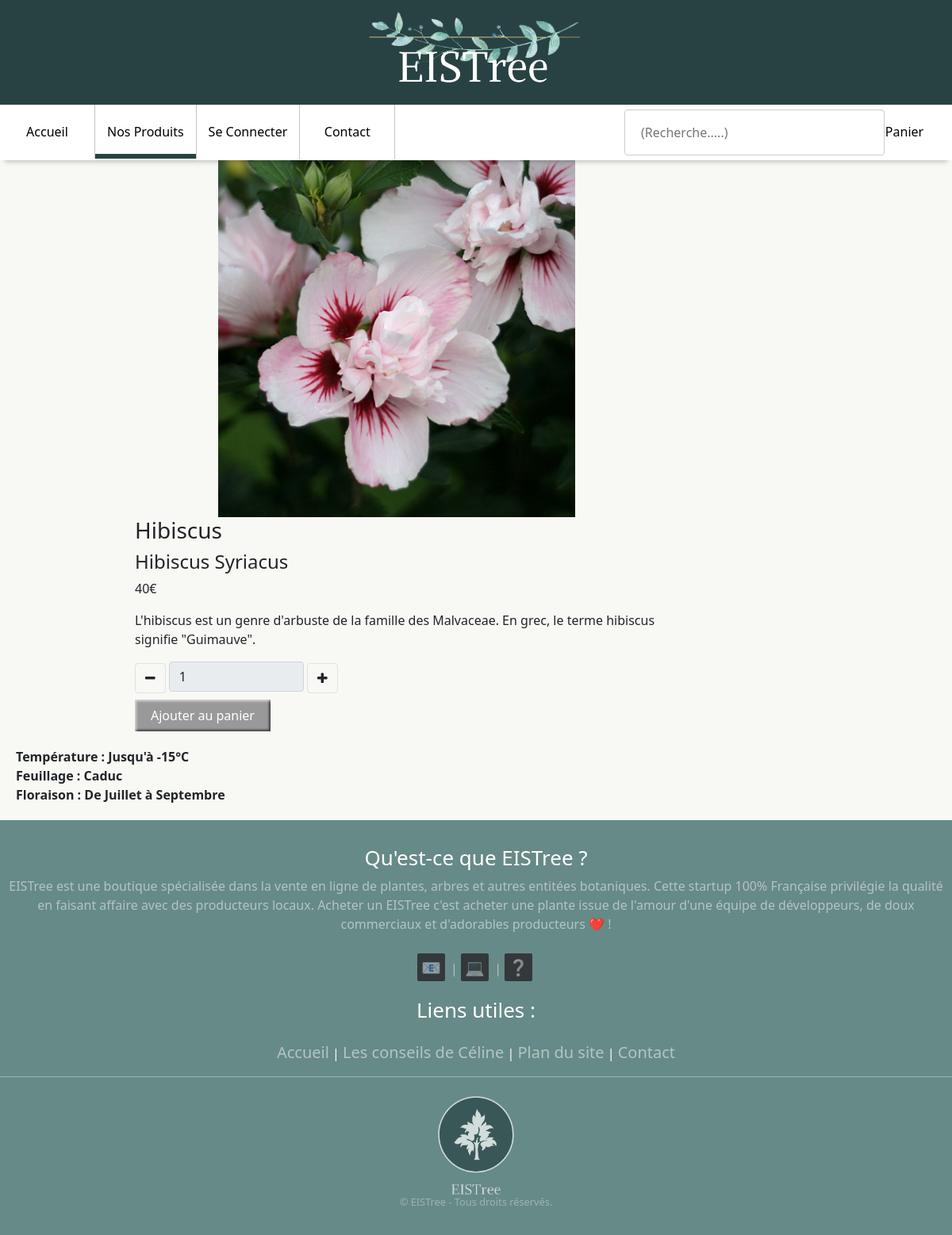
The page /fichesproduits/article.php?id=hibiscus on the database its author committed.
### tables this page shows
CREATE TABLE IF NOT EXISTS `produits` (
  `id` varchar(50) NOT NULL,
  `nom` text NOT NULL,
  `nomscien` text NOT NULL,
  `img` text NOT NULL,
  `prix` float NOT NULL,
  `description` text,
  `hauteur` text,
  `temp` text,
  `feuillage` text,
  `arrosage` text,
  `floraison` text,
  `luminosite` text,
  `stock` int(11) NOT NULL,
  `categoryid` int(11) NOT NULL,
  KEY `cat_fk` (`categoryid`)
);

### db/productsQuery.php (called while the page is built, shortened)
<?php
function getProductByID($connexion,$productId)
{
    $myKeyword = "%" . $productId . "%";
    $productsSql = "SELECT * from produits where id LIKE :id";
    $dataStmt = $connexion->prepare($productsSql);
    $dataStmt->bindParam(':id', $myKeyword);
    $dataStmt->execute();
    if (!$dataStmt) {
        $_SESSION['errorThrow'] = 'dataBaseError';
        disconnectDB($connexion, array($dataStmt));
    } else {
        $data = $dataStmt->fetch();
        return(empty($data) ? NULL : $data);
    }
}
?>

### fichesproduits/article.php (the view, shortened to what this page needs)
<?php $error = false;
require($_SERVER['DOCUMENT_ROOT'] . '/db/productsQuery.php');
$connexion = connectDB();
if (isset($_GET['id']) && !empty($_GET['id'])) {
    $id = htmlspecialchars($_GET['id']);
    $data = getProductByID($connexion, $id);
} else {
    $addtitle = "Erreur...";
    $_SESSION['errorThrow'] = "missingArguments";
}
include($_SERVER['DOCUMENT_ROOT'] . '/includes/header.php');
include($_SERVER['DOCUMENT_ROOT'] . '/includes/navbar.php');
?>
<div id="page">
    <?php
    if (!empty($data)) { ?>
        <div class="produit">
            <div class="donneesProduit">
                <img class="imageProduit" src="<?php echo $data['img'] ?>" alt="<?php echo $data['nom'] ?>" onmousemove="zoomIn(event, this)" onmouseout="zoomOut()" class="image">
                <div class="description">
                    <form action="/panier/toBasket.php" method="post">
                        <div class="general">
                            <h3 class="nom_commun"><?php echo $data['nom'] ?></h3>
                            <h4 class="nom_scientifique"><?php echo $data['nomscien'] ?></h4>
                            <p class="prix"><?php echo $data['prix'] ?>€</p>
                            <p class="details"><?php echo $data['description'] ?></p>
                        </div>
                        <div class="ajoutpanier">
                            <div class="row-cols-1 pb-2">
                                <span class="input-group-btn noblock">
                                    <button type="button" id="minus" class="btn btn-default btn-number border" data-type="minus" onclick="decrementer(this)">
                                        <span class="fa fa-minus"></span>
                                    </button>
                                </span>
                                <input type="text" name="amount" class="form-control input-number w-25 number d-inline-block" value="<?php echo ($data['stock'] > 0) ? 1 : 0; ?>" readonly>
                                <span class="input-group-btn">
                                    <button type="button" id="plus" class="btn btn-default btn-number border" data-type="plus" onclick="incrementer(this)">
                                        <span class="fa fa-plus"></span>
                                    </button>
                                </span>
                            </div>
                            <?php
                            if ($data['stock'] > 0) { ?>
                                <input class="boutonpanier" type="submit" value="Ajouter au panier">
                            <?php } else { ?>
                                <div class='mt-3 alert alert-warning'>Cet article n'est plus disponible...</div>
                            <?php } ?>
                        </div>
                    </form>
                </div>
            </div>
            <div class="entretienProduit">
                <strong><?php if (!empty($data['temp'])) {
                            echo 'Température : ' . $data['temp'] . " <br>";
                        } ?></strong>
                <strong><?php if (!empty($data['feuillage'])) {
                            echo 'Feuillage : ' . $data['feuillage'] . "<br>";
                        } ?></strong>
                <strong><?php if (!empty($data['floraison'])) {
                            echo 'Floraison : ' . $data['floraison'] . "<br>";
                        } ?></strong>
            </div>
        </div>
</div>
<?php
    } else {
        echo "Produit Inconnu.";
    } ?>
<?php
include($_SERVER['DOCUMENT_ROOT'] . '/includes/footer.php');
?>

### index.css (style rules this page uses)
html, body { margin: 0; width: 100%; }
#page { display: flex; flex-direction: row; height: fit-content; flex: 1 0 auto; width: 100%; min-width: 100%; height: 100%; background: #F8F8F4; min-height: calc(100vh - 601px); }
.boutonpanier { border: 0; line-height: 2.5; padding: 0 20px; font-size: 1rem; text-align: center; color: #fff; background-color: #999; box-shadow: inset 2px 2px 3px rgba(255, 255, 255, .6), inset -2px -2px 3px rgba(0, 0, 0, .6); }
.produit { display: flex; flex-direction: column; background-color: #F8F8F4; margin: 50px; }
.description { padding-left: 20px; }
.imageProduit { width: 45%; }
.description { width: 70%; }
.donneesProduit { display: flex; flex-direction: row; order: 0; align-items: center; }
.entretienProduit { padding: 20px 0px 20px 20px; }
@media (max-width: 1258px) { .donneesProduit { flex-direction: column; } }
@media (max-width: 1258px) { .produit { margin: 0; } }

### rows shown on the page
produits: nom "Hibiscus", nomscien "Hibiscus Syriacus", prix "40", description "L'hibiscus est un genre d'arbuste de la famille des Malvaceae. En grec, le terme hibiscus signifie \"Guimauve\".", amount "1", temp "Jusqu'à -15°C", feuillage "Caduc", floraison "De Juillet à Septembre"
